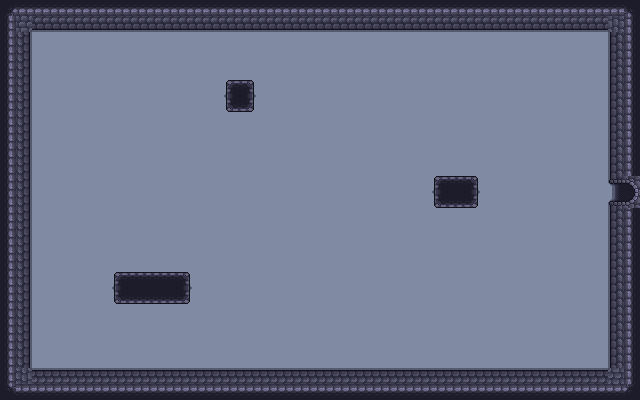

Below is a game level as drawn by its tile map, then a one-line description and the .tmx that defines it (tile-layer data replaced by summaries):
An orthogonal 40x25 tile map with 16x16 px tiles, 3 tile layers (floor, walls, objects), 2 tilesets and 17 objects (5x Enemy, right).

<map version="1.10" tiledversion="1.11.2" orientation="orthogonal" renderorder="right-down" width="40" height="25" tilewidth="16" tileheight="16" infinite="0" nextlayerid="7" nextobjectid="53">
 <tileset firstgid="1" source="../../walls_floor.tsx" />
 <tileset firstgid="300" source="../../Objects.tsx" />
 <layer id="1" name="floor" width="40" height="25">
  <data>[1000 cells, 1000 non-empty, 1 distinct tile ids]</data>
 </layer>
 <layer id="2" name="walls" width="40" height="25">
  <data>[1000 cells, 264 non-empty, 12 distinct tile ids]</data>
 </layer>
 <layer id="3" name="objects" width="40" height="25">
  <data>[1000 cells, 0 non-empty, 0 distinct tile ids]</data>
 </layer>
 <objectgroup id="5" name="entities">
  <object id="22" name="Enemy" x="149.333" y="78.6666">
   <point />
  </object>
  <object id="23" name="Enemy" x="77.3334" y="291.334">
   <point />
  </object>
  <object id="24" name="Enemy" x="319.334" y="334.667">
   <point />
  </object>
  <object id="25" name="Enemy" x="330" y="73.3333">
   <point />
  </object>
  <object id="29" name="Enemy" x="324" y="177.334">
   <point />
  </object>
 </objectgroup>
 <objectgroup id="4" name="collisions">
  <object id="1" x="225.273" y="80.1818" width="29.4545" height="32.1818" />
  <object id="6" x="432.667" y="175.515" width="48" height="32" />
  <object id="7" x="111.818" y="271.818" width="80" height="32" />
  <object id="32" x="610" y="2" width="30" height="174" />
  <object id="33" x="608" y="208" width="32" height="192" />
  <object id="34" x="288" y="368" width="320" height="32" />
  <object id="38" x="0" y="368" width="288" height="32" />
  <object id="40" x="0" y="208" width="32" height="160" />
  <object id="41" x="0" y="0" width="32" height="209.333" />
  <object id="42" x="32" y="0" width="256" height="32" />
  <object id="43" x="288" y="0" width="320" height="32" />
 </objectgroup>
 <objectgroup id="6" name="doors">
  <object id="45" name="right" x="608" y="176" width="32" height="32" />
 </objectgroup>
</map>
